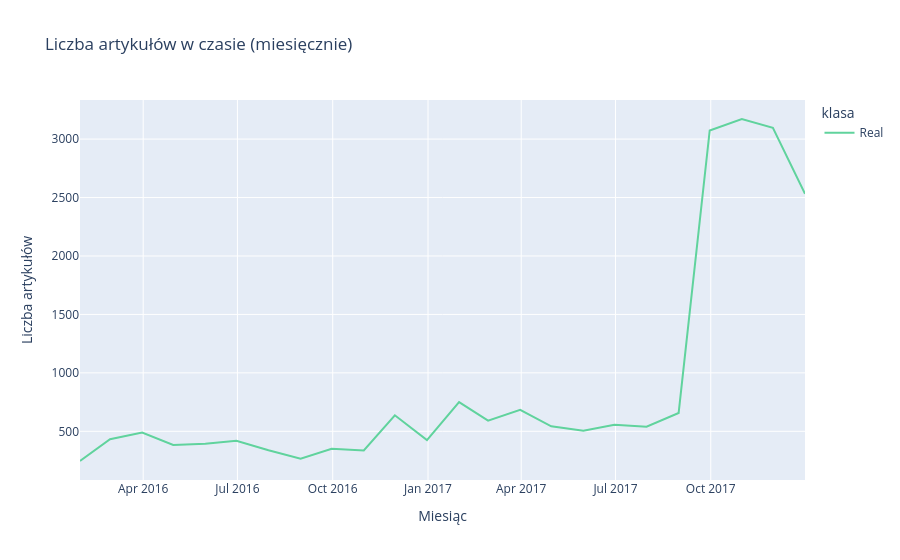

Here is the notebook cell this chart was saved with:
### Code cell
monthly = (
    news_df.dropna(subset=["date_parsed"])
    .assign(klasa=lambda d: d["label"].map(LABEL_NAMES))
    .groupby([pd.Grouper(key="date_parsed", freq="ME"), "klasa"])
    .size()
    .reset_index(name="liczba")
)
fig = px.line(
    monthly,
    x="date_parsed",
    y="liczba",
    color="klasa",
    color_discrete_map={"Fake": LABEL_COLORS[0], "Real": LABEL_COLORS[1]},
    title="Liczba artykułów w czasie (miesięcznie)",
)
fig.update_layout(xaxis_title="Miesiąc", yaxis_title="Liczba artykułów")
fig.show()

### Figure 1 — Plotly figure (JSON) as saved in the notebook; plotly's stock layout.template omitted (floating-point values rounded to 4 significant figures)
{"data": [{"hovertemplate": "klasa=Real<br>date_parsed=%{x}<br>liczba=%{y}<extra></extra>", "legendgroup": "Real", "line": {"color": "#60D39D", "dash": "solid"}, "marker": {"symbol": "circle"}, "mode": "lines", "name": "Real", "orientation": "v", "showlegend": true, "type": "scatter", "x": ["2016-01-31T00:00:00.000000000", "2016-02-29T00:00:00.000000000", "2016-03-31T00:00:00.000000000", "2016-04-30T00:00:00.000000000", "2016-05-31T00:00:00.000000000", "2016-06-30T00:00:00.000000000", "2016-07-31T00:00:00.000000000", "2016-08-31T00:00:00.000000000", "2016-09-30T00:00:00.000000000", "2016-10-31T00:00:00.000000000", "2016-11-30T00:00:00.000000000", "2016-12-31T00:00:00.000000000", "2017-01-31T00:00:00.000000000", "2017-02-28T00:00:00.000000000", "2017-03-31T00:00:00.000000000", "2017-04-30T00:00:00.000000000", "2017-05-31T00:00:00.000000000", "2017-06-30T00:00:00.000000000", "2017-07-31T00:00:00.000000000", "2017-08-31T00:00:00.000000000", "2017-09-30T00:00:00.000000000", "2017-10-31T00:00:00.000000000", "2017-11-30T00:00:00.000000000", "2017-12-31T00:00:00.000000000"], "xaxis": "x", "y": [246, 432, 490, 383, 394, 419, 338, 265, 351, 336, 637, 425, 750, 591, 684, 543, 505, 556, 540, 657, 3074, 3172, 3096, 2533], "yaxis": "y"}], "layout": {"legend": {"title": {"text": "klasa"}, "tracegroupgap": 0}, "title": {"text": "Liczba artykułów w czasie (miesięcznie)"}, "xaxis": {"anchor": "y", "domain": [0, 1], "title": {"text": "Miesiąc"}}, "yaxis": {"anchor": "x", "domain": [0, 1], "title": {"text": "Liczba artykułów"}}}}
